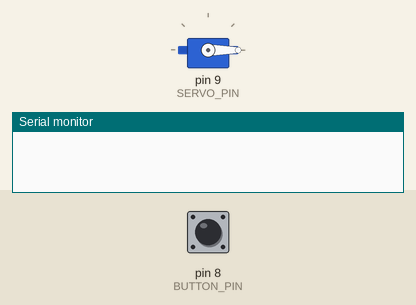
Bench run of a sketch on a simulated Arduino Uno, built with avr-gcc and run on an emulated ATmega328P. On the bench: servo, the last lines printed to the serial monitor. Inputs (shaded band) come from the test bench; at power-on: pin 8 (BUTTON_PIN) HIGH.

Above: at 1.2 s.
1.3 s: pin 8 (BUTTON_PIN) pulled LOW for 0.15 s
At 1.7 s:
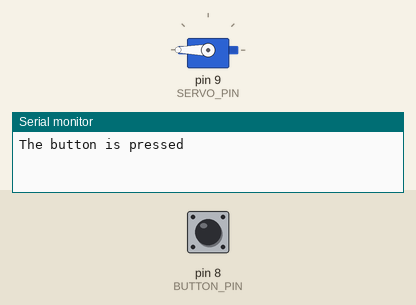
2.9 s: pin 8 (BUTTON_PIN) pulled LOW for 1 s
At 4.2 s:
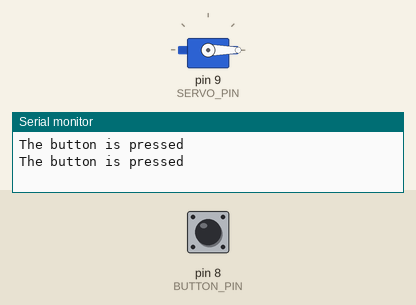
5.4 s: pin 8 (BUTTON_PIN) pulled LOW for 3.2 s
At 6.1 s:
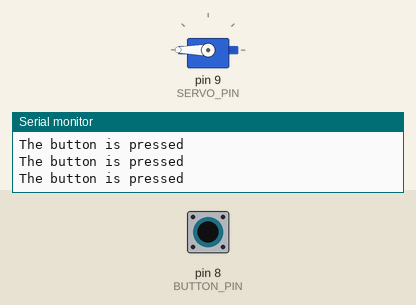
Timing chart, 0 to 8.4 s (numbered marks = the images above; inputs shaded):
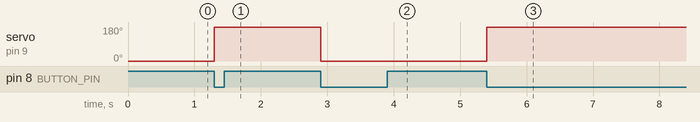

Measured:
- after the input at 1.3 s, servo on pin 9 (SERVO_PIN): 0° → 180° at once
- after the input at 2.9 s, servo on pin 9 (SERVO_PIN): 180° → 0° at once
- after the input at 5.4 s, servo on pin 9 (SERVO_PIN): 0° → 180° at once

The sketch:

Sun_Servo_Code.ino
```cpp
#include <Servo.h>

// constants won't change
const int BUTTON_PIN = 8; // Arduino pin connected to button's pin
const int SERVO_PIN  = 9; // Arduino pin connected to servo motor's pin

Servo servo; // create servo object to control a servo

// variables will change:
int angle = 0;          // the current angle of servo motor
int lastButtonState;    // the previous state of button
int currentButtonState; // the current state of button

void setup() {
  Serial.begin(9600);                // initialize serial
  pinMode(BUTTON_PIN, INPUT_PULLUP); // set arduino pin to input pull-up mode
  servo.attach(SERVO_PIN);           // attaches the servo on pin 9 to the servo object

  servo.write(angle);
  currentButtonState = digitalRead(BUTTON_PIN);
}

void loop() {
  lastButtonState    = currentButtonState;      // save the last state
  currentButtonState = digitalRead(BUTTON_PIN); // read new state

  if(lastButtonState == HIGH && currentButtonState == LOW) {
    Serial.println("The button is pressed");

    // change angle of servo motor
    if(angle == 0)
      angle = 180;
    else
    if(angle == 180)
      angle = 0;

    // control servo motor arccoding to the angle
    servo.write(angle);
  }
}
```
